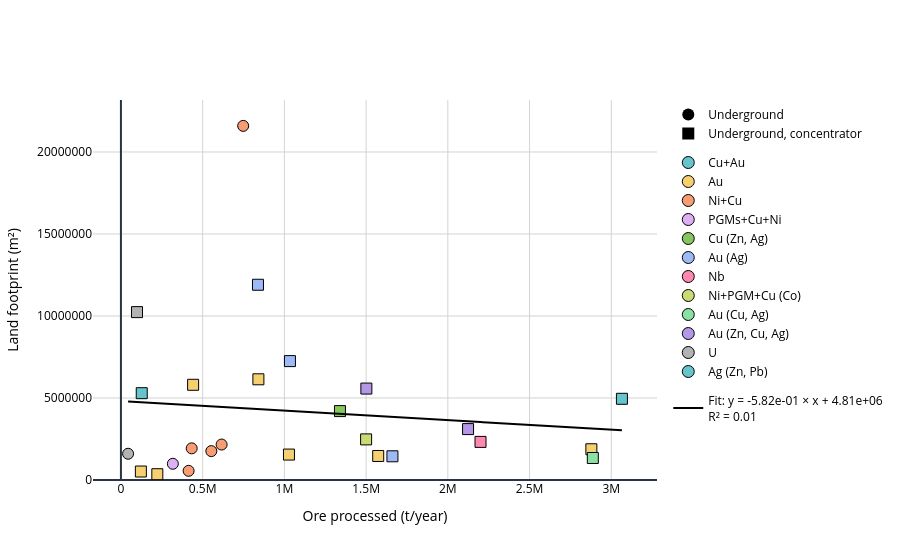

This figure's notebook cell:
### Code cell
plot_land_vs_ore(
    ug,
    x_col="ore_processed_t",
    y_col="land_data?",
    product_col="Main_product",
    label_col="facility_name",
    symbol_col="mining_processing_type",
    x_abs="Ore processed (t/year)",
    y_abs="Land footprint (m²)",
    log_x=False,
    log_y=False,
    output_html='data/Parametrization/land_vs_ore_ug.html'
)

### Figure 1 — Plotly figure (JSON) as saved in the notebook; plotly's stock layout.template omitted (floating-point values rounded to 4 significant figures; data arrays with more than 128 entries replaced by an {"elided": "..."} marker saying what was removed)
{"data": [{"legendgroup": "mining", "marker": {"color": "black", "size": 12, "symbol": 0}, "mode": "markers", "name": "Underground", "showlegend": true, "x": [null], "y": [null], "type": "scatter"}, {"legendgroup": "mining", "marker": {"color": "black", "size": 12, "symbol": 1}, "mode": "markers", "name": "Underground, concentrator", "showlegend": true, "x": [null], "y": [null], "type": "scatter"}, {"legendgroup": "product", "marker": {"color": "rgb(102, 197, 204)", "line": {"color": "black", "width": 1}, "size": 12, "symbol": "circle"}, "mode": "markers", "name": "Cu+Au", "showlegend": true, "x": [null], "y": [null], "type": "scatter"}, {"legendgroup": "product", "marker": {"color": "rgb(246, 207, 113)", "line": {"color": "black", "width": 1}, "size": 12, "symbol": "circle"}, "mode": "markers", "name": "Au", "showlegend": true, "x": [null], "y": [null], "type": "scatter"}, {"legendgroup": "product", "marker": {"color": "rgb(248, 156, 116)", "line": {"color": "black", "width": 1}, "size": 12, "symbol": "circle"}, "mode": "markers", "name": "Ni+Cu", "showlegend": true, "x": [null], "y": [null], "type": "scatter"}, {"legendgroup": "product", "marker": {"color": "rgb(220, 176, 242)", "line": {"color": "black", "width": 1}, "size": 12, "symbol": "circle"}, "mode": "markers", "name": "PGMs+Cu+Ni", "showlegend": true, "x": [null], "y": [null], "type": "scatter"}, {"legendgroup": "product", "marker": {"color": "rgb(135, 197, 95)", "line": {"color": "black", "width": 1}, "size": 12, "symbol": "circle"}, "mode": "markers", "name": "Cu (Zn, Ag)", "showlegend": true, "x": [null], "y": [null], "type": "scatter"}, {"legendgroup": "product", "marker": {"color": "rgb(158, 185, 243)", "line": {"color": "black", "width": 1}, "size": 12, "symbol": "circle"}, "mode": "markers", "name": "Au (Ag)", "showlegend": true, "x": [null], "y": [null], "type": "scatter"}, {"legendgroup": "product", "marker": {"color": "rgb(254, 136, 177)", "line": {"color": "black", "width": 1}, "size": 12, "symbol": "circle"}, "mode": "markers", "name": "Nb", "showlegend": true, "x": [null], "y": [null], "type": "scatter"}, {"legendgroup": "product", "marker": {"color": "rgb(201, 219, 116)", "line": {"color": "black", "width": 1}, "size": 12, "symbol": "circle"}, "mode": "markers", "name": "Ni+PGM+Cu (Co)", "showlegend": true, "x": [null], "y": [null], "type": "scatter"}, {"legendgroup": "product", "marker": {"color": "rgb(139, 224, 164)", "line": {"color": "black", "width": 1}, "size": 12, "symbol": "circle"}, "mode": "markers", "name": "Au (Cu, Ag)", "showlegend": true, "x": [null], "y": [null], "type": "scatter"}, {"legendgroup": "product", "marker": {"color": "rgb(180, 151, 231)", "line": {"color": "black", "width": 1}, "size": 12, "symbol": "circle"}, "mode": "markers", "name": "Au (Zn, Cu, Ag)", "showlegend": true, "x": [null], "y": [null], "type": "scatter"}, {"legendgroup": "product", "marker": {"color": "rgb(179, 179, 179)", "line": {"color": "black", "width": 1}, "size": 12, "symbol": "circle"}, "mode": "markers", "name": "U", "showlegend": true, "x": [null], "y": [null], "type": "scatter"}, {"legendgroup": "product", "marker": {"color": "rgb(102, 197, 204)", "line": {"color": "black", "width": 1}, "size": 12, "symbol": "circle"}, "mode": "markers", "name": "Ag (Zn, Pb)", "showlegend": true, "x": [null], "y": [null], "type": "scatter"}, {"hovertemplate": "Facility: New Afton<br>Ore processed (t/year): 3,065,000<br>Land footprint (m²): 4,950,460", "legendgroup": "data", "marker": {"color": "rgb(102, 197, 204)", "line": {"color": "black", "width": 1}, "size": 11, "symbol": 1}, "mode": "markers", "name": "Cu+Au", "showlegend": false, "text": "New Afton", "x": [3065000.0], "y": [4950000.0], "type": "scatter"}, {"hovertemplate": "Facility: Macassa<br>Ore processed (t/year): 441,588<br>Land footprint (m²): 5,804,865", "legendgroup": "data", "marker": {"color": "rgb(246, 207, 113)", "line": {"color": "black", "width": 1}, "size": 11, "symbol": 1}, "mode": "markers", "name": "Au", "showlegend": false, "text": "Macassa", "x": [441600.0], "y": [5805000.0], "type": "scatter"}, {"hovertemplate": "Facility: Fraser<br>Ore processed (t/year): 553,033<br>Land footprint (m²): 1,760,914", "legendgroup": "data", "marker": {"color": "rgb(248, 156, 116)", "line": {"color": "black", "width": 1}, "size": 11, "symbol": 0}, "mode": "markers", "name": "Ni+Cu", "showlegend": false, "text": "Fraser", "x": [553000.0], "y": [1761000.0], "type": "scatter"}, {"hovertemplate": "Facility: Totten<br>Ore processed (t/year): 414,000<br>Land footprint (m²): 559,241", "legendgroup": "data", "marker": {"color": "rgb(248, 156, 116)", "line": {"color": "black", "width": 1}, "size": 11, "symbol": 0}, "mode": "markers", "name": "Ni+Cu", "showlegend": false, "text": "Totten", "x": [414000.0], "y": [559200.0], "type": "scatter"}, {"hovertemplate": "Facility: Garson<br>Ore processed (t/year): 616,000<br>Land footprint (m²): 2,161,806", "legendgroup": "data", "marker": {"color": "rgb(248, 156, 116)", "line": {"color": "black", "width": 1}, "size": 11, "symbol": 0}, "mode": "markers", "name": "Ni+Cu", "showlegend": false, "text": "Garson", "x": [616000.0], "y": [2162000.0], "type": "scatter"}, {"hovertemplate": "Facility: Creighton<br>Ore processed (t/year): 433,000<br>Land footprint (m²): 1,929,968", "legendgroup": "data", "marker": {"color": "rgb(248, 156, 116)", "line": {"color": "black", "width": 1}, "size": 11, "symbol": 0}, "mode": "markers", "name": "Ni+Cu", "showlegend": false, "text": "Creighton", "x": [433000.0], "y": [1930000.0], "type": "scatter"}, {"hovertemplate": "Facility: McCreedy West<br>Ore processed (t/year): 317,660<br>Land footprint (m²): 989,146", "legendgroup": "data", "marker": {"color": "rgb(220, 176, 242)", "line": {"color": "black", "width": 1}, "size": 11, "symbol": 0}, "mode": "markers", "name": "PGMs+Cu+Ni", "showlegend": false, "text": "McCreedy West", "x": [317700.0], "y": [989100.0], "type": "scatter"}, {"hovertemplate": "Facility: Young-Davidson<br>Ore processed (t/year): 2,878,047<br>Land footprint (m²): 1,874,190", "legendgroup": "data", "marker": {"color": "rgb(246, 207, 113)", "line": {"color": "black", "width": 1}, "size": 11, "symbol": 1}, "mode": "markers", "name": "Au", "showlegend": false, "text": "Young-Davidson", "x": [2878000.0], "y": [1874000.0], "type": "scatter"}, {"hovertemplate": "Facility: Red Lake<br>Ore processed (t/year): 841,000<br>Land footprint (m²): 6,139,378", "legendgroup": "data", "marker": {"color": "rgb(246, 207, 113)", "line": {"color": "black", "width": 1}, "size": 11, "symbol": 1}, "mode": "markers", "name": "Au", "showlegend": false, "text": "Red Lake", "x": [841000.0], "y": [6139000.0], "type": "scatter"}, {"hovertemplate": "Facility: Eagle River<br>Ore processed (t/year): 222,627<br>Land footprint (m²): 352,885", "legendgroup": "data", "marker": {"color": "rgb(246, 207, 113)", "line": {"color": "black", "width": 1}, "size": 11, "symbol": 1}, "mode": "markers", "name": "Au", "showlegend": false, "text": "Eagle River", "x": [222600.0], "y": [352900.0], "type": "scatter"}, {"hovertemplate": "Facility: Copper Cliff Complex (mine)<br>Ore processed (t/year): 748,000<br>Land footprint (m²): 21,591,249", "legendgroup": "data", "marker": {"color": "rgb(248, 156, 116)", "line": {"color": "black", "width": 1}, "size": 11, "symbol": 0}, "mode": "markers", "name": "Ni+Cu", "showlegend": false, "text": "Copper Cliff Complex (mine)", "x": [748000.0], "y": [21590000.0], "type": "scatter"}, {"hovertemplate": "Facility: Kidd Creek<br>Ore processed (t/year): 1,340,000<br>Land footprint (m²): 4,202,254", "legendgroup": "data", "marker": {"color": "rgb(135, 197, 95)", "line": {"color": "black", "width": 1}, "size": 11, "symbol": 1}, "mode": "markers", "name": "Cu (Zn, Ag)", "showlegend": false, "text": "Kidd Creek", "x": [1340000.0], "y": [4202000.0], "type": "scatter"}, {"hovertemplate": "Facility: Musselwhite<br>Ore processed (t/year): 1,028,000<br>Land footprint (m²): 1,550,354", "legendgroup": "data", "marker": {"color": "rgb(246, 207, 113)", "line": {"color": "black", "width": 1}, "size": 11, "symbol": 1}, "mode": "markers", "name": "Au", "showlegend": false, "text": "Musselwhite", "x": [1028000.0], "y": [1550000.0], "type": "scatter"}, {"hovertemplate": "Facility: Westwood-Doyon<br>Ore processed (t/year): 1,034,000<br>Land footprint (m²): 7,249,147", "legendgroup": "data", "marker": {"color": "rgb(158, 185, 243)", "line": {"color": "black", "width": 1}, "size": 11, "symbol": 1}, "mode": "markers", "name": "Au (Ag)", "showlegend": false, "text": "Westwood-Doyon", "x": [1034000.0], "y": [7249000.0], "type": "scatter"}, {"hovertemplate": "Facility: Éléonore<br>Ore processed (t/year): 1,661,000<br>Land footprint (m²): 1,445,492", "legendgroup": "data", "marker": {"color": "rgb(158, 185, 243)", "line": {"color": "black", "width": 1}, "size": 11, "symbol": 1}, "mode": "markers", "name": "Au (Ag)", "showlegend": false, "text": "Éléonore", "x": [1661000.0], "y": [1445000.0], "type": "scatter"}, {"hovertemplate": "Facility: Niobec<br>Ore processed (t/year): 2,200,000<br>Land footprint (m²): 2,323,253", "legendgroup": "data", "marker": {"color": "rgb(254, 136, 177)", "line": {"color": "black", "width": 1}, "size": 11, "symbol": 1}, "mode": "markers", "name": "Nb", "showlegend": false, "text": "Niobec", "x": [2200000.0], "y": [2323000.0], "type": "scatter"}, {"hovertemplate": "Facility: Raglan<br>Ore processed (t/year): 1,500,000<br>Land footprint (m²): 2,475,750", "legendgroup": "data", "marker": {"color": "rgb(201, 219, 116)", "line": {"color": "black", "width": 1}, "size": 11, "symbol": 1}, "mode": "markers", "name": "Ni+PGM+Cu (Co)", "showlegend": false, "text": "Raglan", "x": [1500000.0], "y": [2476000.0], "type": "scatter"}, {"hovertemplate": "Facility: Goldex<br>Ore processed (t/year): 2,886,927<br>Land footprint (m²): 1,341,835", "legendgroup": "data", "marker": {"color": "rgb(139, 224, 164)", "line": {"color": "black", "width": 1}, "size": 11, "symbol": 1}, "mode": "markers", "name": "Au (Cu, Ag)", "showlegend": false, "text": "Goldex", "x": [2887000.0], "y": [1342000.0], "type": "scatter"}, {"hovertemplate": "Facility: LaRonde<br>Ore processed (t/year): 1,501,500<br>Land footprint (m²): 5,574,424", "legendgroup": "data", "marker": {"color": "rgb(180, 151, 231)", "line": {"color": "black", "width": 1}, "size": 11, "symbol": 1}, "mode": "markers", "name": "Au (Zn, Cu, Ag)", "showlegend": false, "text": "LaRonde", "x": [1502000.0], "y": [5574000.0], "type": "scatter"}, {"hovertemplate": "Facility: Lamaque<br>Ore processed (t/year): 838,419<br>Land footprint (m²): 11,904,080", "legendgroup": "data", "marker": {"color": "rgb(158, 185, 243)", "line": {"color": "black", "width": 1}, "size": 11, "symbol": 1}, "mode": "markers", "name": "Au (Ag)", "showlegend": false, "text": "Lamaque", "x": [838400.0], "y": [11900000.0], "type": "scatter"}, {"hovertemplate": "Facility: Cigar Lake<br>Ore processed (t/year): 43,727<br>Land footprint (m²): 1,600,590", "legendgroup": "data", "marker": {"color": "rgb(179, 179, 179)", "line": {"color": "black", "width": 1}, "size": 11, "symbol": 0}, "mode": "markers", "name": "U", "showlegend": false, "text": "Cigar Lake", "x": [43730.0], "y": [1601000.0], "type": "scatter"}, {"hovertemplate": "Facility: Keno Hill Silver District<br>Ore processed (t/year): 127,307<br>Land footprint (m²): 5,293,594", "legendgroup": "data", "marker": {"color": "rgb(102, 197, 204)", "line": {"color": "black", "width": 1}, "size": 11, "symbol": 1}, "mode": "markers", "name": "Ag (Zn, Pb)", "showlegend": false, "text": "Keno Hill Silver District", "x": [127300.0], "y": [5294000.0], "type": "scatter"}, {"hovertemplate": "Facility: nan<br>Ore processed (t/year): 1,574,000<br>Land footprint (m²): 1,464,486", "legendgroup": "data", "marker": {"color": "rgb(246, 207, 113)", "line": {"color": "black", "width": 1}, "size": 11, "symbol": 1}, "mode": "markers", "name": "Au", "showlegend": false, "text": "nan", "x": [1574000.0], "y": [1464000.0], "type": "scatter"}, {"hovertemplate": "Facility: nan<br>Ore processed (t/year): 122,000<br>Land footprint (m²): 517,004", "legendgroup": "data", "marker": {"color": "rgb(246, 207, 113)", "line": {"color": "black", "width": 1}, "size": 11, "symbol": 1}, "mode": "markers", "name": "Au", "showlegend": false, "text": "nan", "x": [122000.0], "y": [517000.0], "type": "scatter"}, {"hovertemplate": "Facility: nan<br>Ore processed (t/year): 2,123,641<br>Land footprint (m²): 3,104,131", "legendgroup": "data", "marker": {"color": "rgb(180, 151, 231)", "line": {"color": "black", "width": 1}, "size": 11, "symbol": 1}, "mode": "markers", "name": "Au (Zn, Cu, Ag)", "showlegend": false, "text": "nan", "x": [2124000.0], "y": [3104000.0], "type": "scatter"}, {"hovertemplate": "Facility: Key Lake + McArthur River<br>Ore processed (t/year): 98,409<br>Land footprint (m²): 10,235,647", "legendgroup": "data", "marker": {"color": "rgb(179, 179, 179)", "line": {"color": "black", "width": 1}, "size": 11, "symbol": 1}, "mode": "markers", "name": "U", "showlegend": false, "text": "Key Lake + McArthur River", "x": [98410.0], "y": [10240000.0], "type": "scatter"}, {"legendgroup": "fit", "line": {"color": "black", "width": 2}, "mode": "lines", "name": "Fit: y = -5.82e-01 × x + 4.81e+06<br>R² = 0.01", "showlegend": true, "x": {"elided": "200 float values"}, "y": {"elided": "200 float values"}, "type": "scatter"}], "layout": {"font": {"color": "black"}, "legend": {"bgcolor": "rgba(0,0,0,0)", "groupclick": "toggleitem"}, "xaxis": {"title": {"text": "Ore processed (t/year)"}, "gridcolor": "lightgray", "type": "linear"}, "yaxis": {"title": {"text": "Land footprint (m²)"}, "gridcolor": "lightgray", "rangemode": "tozero", "tickformat": "d", "type": "linear"}, "title": {"text": ""}, "paper_bgcolor": "white", "plot_bgcolor": "white"}}
